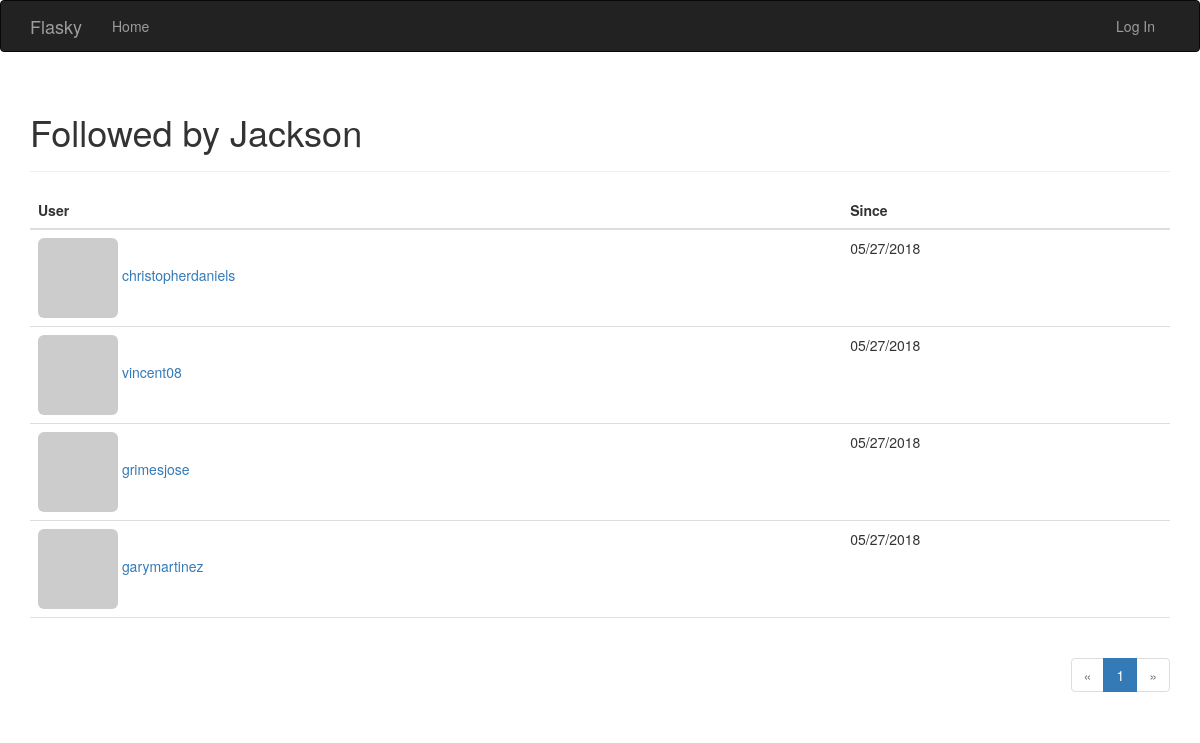
The page /followed-by/Jackson on the database its author committed.
### app/models.py (models this page shows, shortened)
class User(db.Model, UserMixin):
    __tablename__ = 'users'
    id = db.Column(db.Integer, primary_key=True)    # 用户id
    email = db.Column(db.String(64), unique=True, index=True)   # email地址
    username = db.Column(db.String(64), unique=True, index=True)    # 用户名
    password_hash = db.Column(db.String(128))   # 散列的密码
    role_id = db.Column(db.Integer, db.ForeignKey('roles.id'))  # 角色id
    confirmed = db.Column(db.Boolean, default=False)    # 是否确认邮箱
    name = db.Column(db.String(64))     # 真实姓名
    location = db.Column(db.String(64))     # 所在地
    about_me = db.Column(db.Text())     # 自我介绍
    member_since = db.Column(db.DateTime(), default=datetime.utcnow)    # 注册时间
    last_seen = db.Column(db.DateTime(), default=datetime.utcnow)   # 上次登录时间
    avatar_hash = db.Column(db.String(32))      # 用于存储用户邮箱地址的hash值 便于获取头像
    posts = db.relationship('Post', backref='author', lazy='dynamic')
    followed = db.relationship('Follow',
                               foreign_keys=[Follow.follower_id],
                               backref=db.backref('follower', lazy='joined'),
                               lazy='dynamic',
                               cascade='all, delete-orphan')
    followers = db.relationship('Follow',
                                foreign_keys=[Follow.followed_id],
                                backref=db.backref('followed', lazy='joined'),
                                lazy='dynamic',
                                cascade='all, delete-orphan')
    comments = db.relationship('Comment', backref='author', lazy='dynamic')
    @property
    def password(self):
        raise AttributeError('password is not a readable attribute')
    def gravatar(self, size=100, default='identicon', rating='g'):
        if request.is_secure:
            url = 'https://secure.gravatar.com/avatar'
        else:
            url = 'https://www.gravatar.com/avatar'
        hash = self.avatar_hash or self.gravatar_hash()
        return '{url}/{hash}?s={size}&d={default}&r={rating}'.format(
            url=url, hash=hash, size=size, default=default, rating=rating)

class Follow(db.Model):
    __tablename__ = 'follows'
    follower_id = db.Column(db.Integer, db.ForeignKey('users.id'), primary_key=True)
    followed_id = db.Column(db.Integer, db.ForeignKey('users.id'), primary_key=True)
    timestamp = db.Column(db.DateTime, default=datetime.utcnow)

### app/main/views.py (the view)
@main.route('/followed-by/<username>')
def followed_by(username):
    user = User.query.filter_by(username=username).first()
    if user is None:
        flash('Invalid user.')
        return redirect(url_for('.index'))
    page = request.args.get('page', 1, type=int)
    pagination = user.followed.paginate(
        page, per_page=current_app.config['FLASKY_FOLLOWERS_PER_PAGE'],
        error_out=False)
    follows = [{'user': item.followed, 'timestamp': item.timestamp}
               for item in pagination.items]
    return render_template('followers.html', user=user, title="Followed by",
                           endpoint='.followed_by', pagination=pagination,
                           follows=follows)

### app/auth/views.py (called while the page is built)
@auth.before_app_request
def before_request():
    if current_user.is_authenticated:
        current_user.ping()     # 在每个用户登录时获取登录时间
        if not current_user.confirmed \
                and request.endpoint \
                and request.blueprint != 'auth' \
                and request.endpoint != 'static':
            return redirect(url_for('auth.unconfirmed'))

### app/main/__init__.py (called while the page is built)
@main.app_context_processor
def inject_permissions():
    return dict(Permission=Permission)

### app/models.py (called while the page is built)
    def can(self, permissions):
        return False

### app/templates/followers.html (shortened to what this page needs)
{% extends "base.html" %}
{% import "_macros.html" as macros %}
{% block page_content %}
<div class="page-header">
    <h1>{{ title }} {{ user.username }}</h1>
</div>
<table class="table table-hover followers">
    <thead><tr><th>User</th><th>Since</th></tr></thead>
    {% for follow in follows %}
        {% if follow.user != user %}
            <tr>
                <td>
                    <a href="{{ url_for('.user', username = follow.user.username) }}">
                    <img class="img-rounded" src="{{ follow.user.gravatar(size=32) }}">
                    {{ follow.user.username }}
                    </a>
                </td>
                <td>{{ moment(follow.timestamp).format('L') }}</td>
            </tr>
        {% endif %}
    {% endfor %}
</table>
<div class="pagination">
    {{ macros.pagination_widget(pagination, endpoint, username = user.username) }}
</div>
{% endblock %}

### app/static/styles.css (style rules this page uses)
div.pagination { width: 100%; text-align: right; padding: 0px; margin: 0px; }
.table.followers tr { border-bottom: 1px solid #e0e0e0; }

### rows shown on the page
User: username "Jackson"
User: user.username "christopherdaniels"
Follow: timestamp "05/27/2018"
User: user.username "vincent08"
Follow: timestamp "05/27/2018"
User: user.username "grimesjose"
Follow: timestamp "05/27/2018"
User: user.username "garymartinez"
Follow: timestamp "05/27/2018"

### other values the page prints
{{ title }} "Followed by"
{{ p }} "1"
